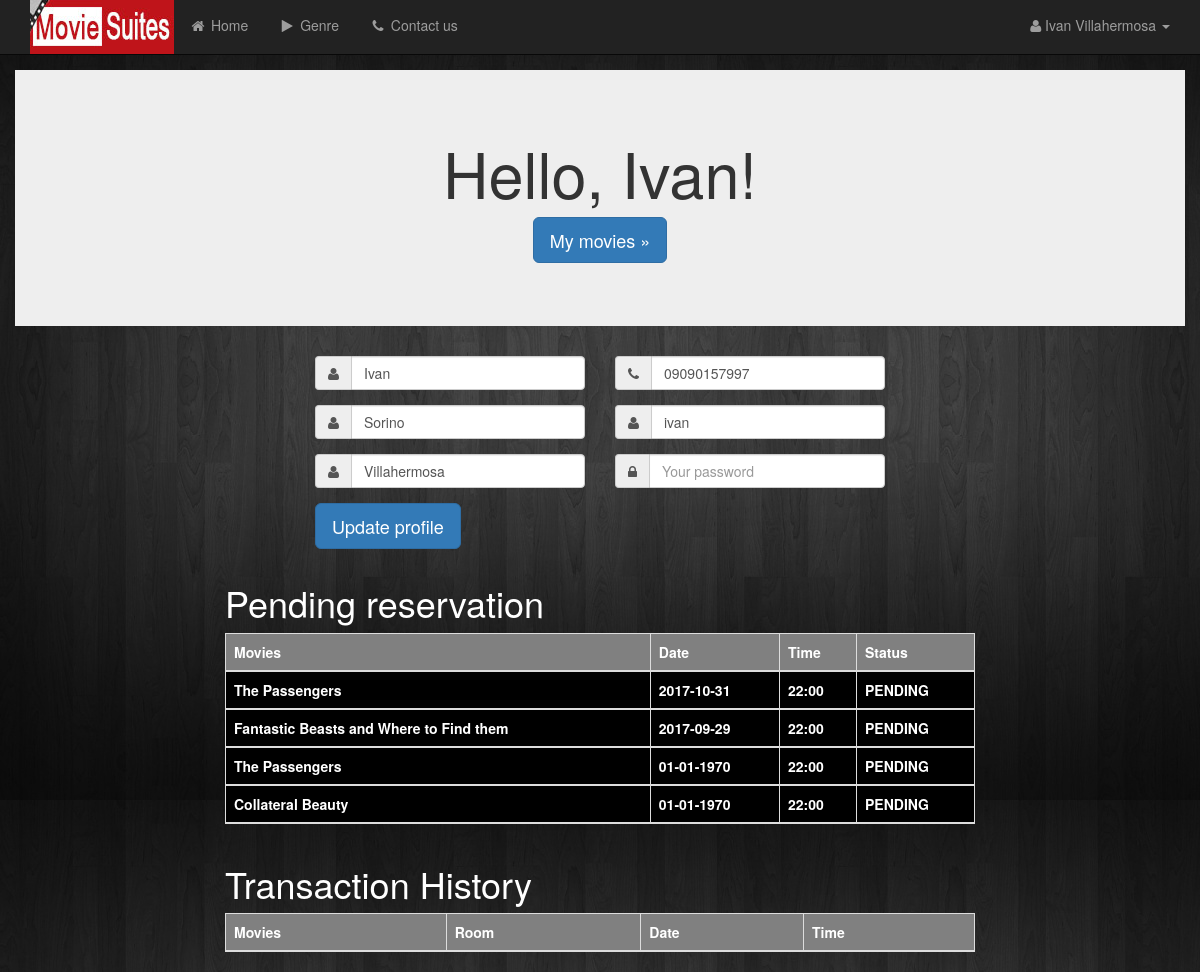
Page /CUSTOMER/profile.php (signed in) on the committed database.
### tables this page shows
CREATE TABLE IF NOT EXISTS `tblcustomer` (
  `cust_id` int(10) NOT NULL AUTO_INCREMENT,
  `fname` varchar(50) NOT NULL,
  `mname` varchar(50) NOT NULL,
  `lname` varchar(50) NOT NULL,
  `contact_num` varchar(50) NOT NULL,
  `username` varchar(50) NOT NULL,
  `password` varchar(50) NOT NULL,
  `status` varchar(50) NOT NULL,
  PRIMARY KEY (`cust_id`)
);

CREATE TABLE IF NOT EXISTS `tblreservation` (
  `reserve_id` int(10) NOT NULL AUTO_INCREMENT,
  `cust_id` varchar(50) NOT NULL,
  `movie_id` varchar(50) NOT NULL,
  `num_of_persons` int(50) NOT NULL,
  `time` varchar(50) NOT NULL,
  `date_reserved` varchar(50) NOT NULL,
  `status` varchar(50) NOT NULL,
  PRIMARY KEY (`reserve_id`)
);

CREATE TABLE IF NOT EXISTS `tblmovie` (
  `movie_id` int(10) NOT NULL AUTO_INCREMENT,
  `title` varchar(50) NOT NULL,
  `genre` varchar(200) NOT NULL,
  `duration` varchar(50) NOT NULL,
  `year` int(50) NOT NULL,
  `artist` varchar(200) NOT NULL,
  `director` varchar(200) NOT NULL,
  `description` varchar(200) NOT NULL,
  `image` varchar(50) NOT NULL,
  `date_uploaded` varchar(50) NOT NULL,
  PRIMARY KEY (`movie_id`)
);

### CUSTOMER/profile.php (the view, shortened to what this page needs)
 <?php
     if (isset($_COOKIE['cust_id']) && !isset($_SESSION['cust_id'])) {
       $id = $_COOKIE['cust_id'];
     }else {
          $id = $_SESSION['cust_id'];
        }
  ?>
 <!DOCTYPE html>
<html lang="en">
<head>
    <link href="css/bootstrap.min.css" rel="stylesheet">
    <link href="js/bootstrap.min.js" rel="stylesheet">
    <link href="js/bootstrap.js" rel="stylesheet">
    <link href="css/4-col-portfolio.css" rel="stylesheet">
    <link href="font-awesome/css/font-awesome.min.css" rel="stylesheet" type="text/css">
</head>
<body>
    <nav class="navbar navbar-inverse navbar-fixed-top" role="navigation">
        <div class="container">
            <div class="navbar-header">
                <img style="" src="../assets/images/header.jpg"></img>
            </div>
            <div class="collapse navbar-collapse" id="bs-example-navbar-collapse-1">
                <ul class="nav navbar-nav">
                    <li>
                        <a href="homepage.php"><i class="fa fa-fw fa-home"></i> Home</a>
                    </li>
                    <li>
                        <a href="index.html"><i class="fa fa-fw fa-play"></i> Genre</a>
                    </li>
                    <li>
                        <a href="#contact"><i class="fa fa-fw fa-phone"></i> Contact us</a>
                    </li>
                </ul>
                 <?php
                        $result = mysql_query("SELECT * FROM tblcustomer WHERE cust_id = '$id'");
                        while($row=mysql_fetch_array($result))
                        {
                        $cust_id =  $row['cust_id'];
                         $fname =  $row['fname'];
                         $mname =  $row['mname'];
                         $lname =  $row['lname'];
                         $num =  $row['contact_num'];
                         $uname =  $row['username'];
                        }
                        ?>
                <ul class="nav navbar-nav navbar-right">
                    <li class="dropdown">
                    <a href="#" class="dropdown-toggle" data-toggle="dropdown"><i class="fa fa-user"></i> <?php echo $fname . " " . $lname; ?> <b class="caret"></b></a>
                </li>
                </ul>
            </div>
        </div>
    </nav>
      <div id="page-wrapper">
         <div class="col-xs-12 text-center">
            <div class="jumbotron">
                    <h1>Hello, <?php echo $fname; ?>!</h1>
                     <p><a href="#" class="btn btn-primary btn-lg" role="button">My movies &raquo;</a>
                    </p>
              </div>
          </div>
            <div class="col-lg-3">
            </div>
             <div class="col-lg-3">
              <form role="form"  method="POST" action="updateprofile.php?id=<?php echo $cust_id;?>">
                 <div class="form-group input-group">
                     <span class="input-group-addon"><i class="fa fa-user"></i></span>
                          <input type="text" class="form-control" placeholder="Firstname" value="<?php echo $fname; ?>" id="fname" name="fname">
                  </div>
                  <div class="form-group input-group">
                     <span class="input-group-addon"><i class="fa fa-user"></i></span>
                          <input type="text" class="form-control" placeholder="Middlename"  value="<?php echo $mname; ?>" id="mname" name="mname">
                  </div>
                  <div class="form-group input-group">
                     <span class="input-group-addon"><i class="fa fa-user"></i></span>
                          <input type="text" class="form-control" placeholder="Lastname"  value="<?php echo $lname; ?>" id="lname" name="lname">
                  </div>
                  <button type="submit" id="btnsubmit2" name="btnsubmit2" class="btn btn-lg btn-primary">Update profile</button>
             </div>
             <br>
              <div class="col-lg-3">
                <div class="form-group input-group">
                     <span class="input-group-addon"><i class="fa fa-phone"></i></span>
                          <input type="text" class="form-control" placeholder="Contact number"  value="<?php echo $num; ?>"id="cnum" name="cnum">
                </div>
                <div class="form-group input-group">
                     <span class="input-group-addon"><i class="fa fa-user"></i></span>
                          <input type="text" class="form-control" placeholder="Username"  value="<?php echo $uname; ?>" id="uname" name="uname">
                </div>
                 <div class="form-group input-group">
                     <span class="input-group-addon"><i class="fa fa-lock"></i></span>
                          <input type="password" class="form-control" placeholder="Your password" id="pword" name="pword">
                </div>
                <br>
                <br>
                <br>
              </div>
              <div class="col-lg-3">
              </div>
               <div class="col-lg-12">
                <div class="col-lg-2">
                </div>
                <div class="col-lg-8">
                  <h1 class="text-control" style="color:white;"> Pending reservation </h1>
                  <div class="table-responsive">
                            <table class="table table-bordered table-hover table-striped" id="table1">
                                <thead>
                                    <tr>
                                        <th style="color:white;background-color:gray;">Movies</th>
                                        <th style="color:white;background-color:gray;">Date</th>
                                        <th style="color:white;background-color:gray;">Time</th>
                                        <th style="color:white;background-color:gray;">Status</th>
                                    </tr>
                        <?php
                       $result = mysql_query("SELECT tblmovie.movie_id, tblmovie.title, tblreservation.movie_id, tblreservation.cust_id, tblreservation.date_reserved, tblreservation.time, tblreservation.status, tblreservation.reserve_id FROM tblmovie INNER JOIN tblreservation ON tblmovie.movie_id = tblreservation.movie_id WHERE tblreservation.cust_id = '$id' ORDER BY date_reserved DESC  ");
                        while($row=mysql_fetch_array($result))
                        {
                             $status =  $row['status'];
                             $movie =  $row['title'];
                             $date =  $row['date_reserved'];
                             $time =  $row['time'];
                        ?>
                        <?php
                          if ($status == "PENDING"){
                        ?>
                                    <tr>
                                        <th style="color:white;background-color:black;"><?php echo $movie; ?></th>
                                        <th style="color:white;background-color:black;"><?php echo $date; ?></th>
                                        <th style="color:white;background-color:black;"><?php echo $time; ?></th>
                                        <th style="color:white;background-color:black;"><?php echo $status; ?></th>
                                    </tr>
                        <?php } ?>
                          <?php } ?>
                            </table>
                    </div>
                </div>
                <div class="col-lg-2">
                </div>
              </div>
              <div class="col-lg-12">
                <div class="col-lg-2">
                </div>
                <div class="col-lg-8">
                  <h1 class="text-control" style="color:white;"> Transaction History </h1>
                  <div class="table-responsive">
                            <table class="table table-bordered table-hover table-striped" id="table1">
                                <thead>
                                    <tr>
                                        <th style="color:white;background-color:gray;">Movies</th>
                                        <th style="color:white;background-color:gray;">Room</th>
                                        <th style="color:white;background-color:gray;">Date</th>
                                        <th style="color:white;background-color:gray;">Time</th>
                                    </tr>
                            </table>
                    </div>
                </div>
                <div class="col-lg-2">
                </div>
              </div>
                 </div>
</body>
</html>

### CUSTOMER/css/4-col-portfolio.css (style rules this page uses)
body { padding-top: 70px; }

### CUSTOMER/profile.php (style rules this page uses)
body { background-image: url(../assets/images/bg2.jpg); }

### rows in the picture
tblcustomer: fname "Ivan", lname "Villahermosa", mname "Sorino", cnum "09090157997", uname "ivan"
tblreservation: movie.title "The Passengers", date_reserved "2017-10-31", time "22:00", status "PENDING"
tblreservation: movie.title "Fantastic Beasts and Where to Find them", date_reserved "2017-09-29", time "22:00", status "PENDING"
tblreservation: movie.title "The Passengers", date_reserved "01-01-1970", time "22:00", status "PENDING"
tblreservation: movie.title "Collateral Beauty", date_reserved "01-01-1970", time "22:00", status "PENDING"
